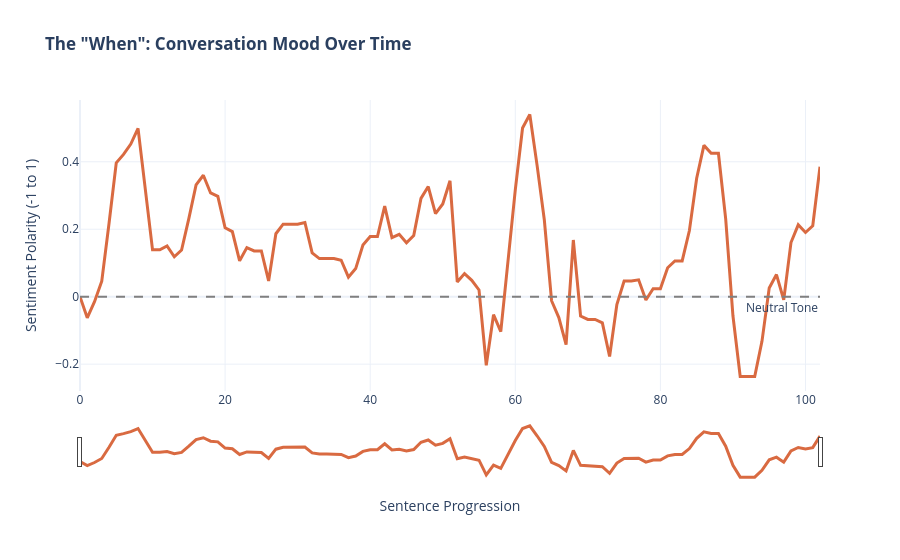

The cell this chart's notebook holds for it:
### Markdown cell above
## Phase 5: Interactive Visualizations (Plotly)

### Rationale & Methodology
While static charts are useful for printed reports, the high-dimensionality of NLP data requires interactive exploration. To allow end-users to interrogate the data directly, this phase utilizes `plotly.graph_objects` to build a suite of interactive UI widgets directly within the notebook environment. 

**Visualization 1: The "When" (Sentiment Trajectory with Range Slider)**
This line chart visualizes the 5-sentence rolling polarity of the conversation. 
* **Interactivity:** A range slider is included on the x-axis to allow users to zoom into specific temporal phases of the dinner party (e.g., isolating the icebreaker section). 
* **Tooltip Engineering:** Custom HTML hover-text was engineered so that hovering over any point on the line reveals the exact sentence text that generated the sentiment score, allowing for immediate contextual verification of statistical anomalies (like the "Spanx Disaster").

### Code cell
# 1. Engineer the Hover Text
# We wrap the text using HTML <br> tags so the tooltip doesn't stretch off the screen
df_sentiment['Wrapped_Text'] = df_sentiment['Text'].apply(
    lambda x: '<br>'.join(textwrap.wrap(x, width=60))
)

# 2. Initialize the Plotly Figure
fig1 = go.Figure()

# 3. Add the Rolling Average Line
fig1.add_trace(go.Scatter(
    x=df_sentiment['Sentence_Index'],
    y=df_sentiment['Rolling_Polarity'],
    mode='lines',
    name='5-Sentence Rolling Avg',
    line=dict(color='#D96A41', width=3), # Using your warm terracotta color
    
    # Customizing the hover tooltip
    hovertemplate=
    '<b>Sentence %{x}</b><br>' +
    '<b>Rolling Polarity:</b> %{y:.2f}<br>' +
    '<br><b>Exact Quote:</b><br><i>%{customdata}</i><extra></extra>',
    customdata=df_sentiment['Wrapped_Text']
))

# 4. Add the Neutral Baseline
fig1.add_hline(
    y=0, 
    line_dash="dash", 
    line_color="gray", 
    annotation_text="Neutral Tone", 
    annotation_position="bottom right"
)

# 5. Update Layout & Add Interactivity (Range Slider)
fig1.update_layout(
    title='<b>The "When": Conversation Mood Over Time</b>',
    xaxis_title='Sentence Progression',
    yaxis_title='Sentiment Polarity (-1 to 1)',
    template='plotly_white',
    hovermode="x unified",
    xaxis=dict(
        rangeslider=dict(visible=True), # This creates the interactive slider at the bottom!
        type="linear"
    )
)

# Render the interactive chart
fig1.show()

### Figure 1 — Plotly figure (JSON) as saved in the notebook; plotly's stock layout.template omitted (floating-point values rounded to 4 significant figures)
{"data": [{"customdata": ["Let's work through a hypothetical scenario.", "I am hosting a dinner party and can invite anyone from the<br>past or present.", "I want to have 10 guests and a mix of political figures,<br>entertainment stars, and highly respected professionals in<br>their field (i.e., economists, biologists, entrepreneurs,<br>etc.).", "Guests should be intelligent but approachable and have a<br>sense of humor such that conversations don't risk becoming<br>unbalanced and too serious.", "Can you provide me an ideal guest list of 10?", "This is a brilliant challenge.", "The key to a dinner party like this isn't just<br>\"greatness\"—it’s chemistry.", "You need people who are comfortable being the smartest<br>person in the room but have enough humility to pass the salt<br>and laugh at themselves.", "Here is an ideal guest list of 10 figures who bridge the gap<br>between profound brilliance and genuine wit.", "The Political Heavyweights (With a Wink) Benjamin Franklin:<br>The ultimate \"Renaissance Man.\"", "He was a diplomat and Founding Father, but also a notorious<br>prankster and wit.", "He’d keep the conversation flowing and likely offer to fix<br>your toaster (or reinvent it).", "Ann Richards: The former Governor of Texas was legendary for<br>her sharp tongue and \"white-hot\" humor.", "She could hold her own against any world leader while making<br>the entire table roar with laughter.", "The Entertainment & Cultural Icons Dolly Parton: Don't let<br>the rhinestones fool you; she is a master business mogul and<br>songwriter.", "Dolly is famously self-deprecating, approachable, and has a<br>way of making everyone feel like the most important person<br>in the room.", "Trevor Noah: He bridges the gap between global politics and<br>entertainment perfectly.", "He’s incredibly well-read on international affairs but views<br>the world through a lens of observational comedy that keeps<br>things light.", "The \"Mad Scientists\" & Naturalists Richard Feynman: A Nobel<br>Prize-winning physicist who also played the bongo drums and<br>loved cracking safes.", "He had a \"childlike curiosity\" and hated stuffiness, making<br>him the perfect person to explain quantum mechanics without<br>ruining the appetizers.", "Jane Goodall: You need someone to ground the table.", "Jane is one of the most respected biologists in history, but<br>she possesses a serene, dry sense of humor and incredible<br>stories that remind everyone of our connection to the world.", "The Business & Tech Visionaries Steve Wozniak:", "Unlike some \"intense\" tech founders, \"The Woz\" is a known<br>prankster who values fun as much as innovation.", "He’d be the one showing everyone a neat gadget he built out<br>of a calculator and a paperclip.", "Sara Blakely: The founder of Spanx is a master of \"failing<br>forward.\"", "She’s an elite entrepreneur who is refreshingly open about<br>her blunders and has a background in stand-up comedy—perfect<br>for keeping the \"entrepreneur talk\" from getting too<br>corporate.", "The Wise Generalists Maya Angelou:", "She was a poet, civil rights activist, and memoirist, but<br>she also had a deep, soulful laugh and a love for good food.", "She provides the \"emotional glue\" for the evening.", "Julia Child:", "Technically an \"entertainment star\" and a culinary<br>professional, but also a former OSS intelligence bridge.", "She was famously unpretentious; if the soufflé falls, she’d<br>just tell everyone to \"pick it up and put it back in!\"", "Why this mix works: Low Egos, High Intellect: Everyone here<br>has reached the top of their field but is famous for their<br>approachability.", "The \"Bridge\" Factor: Trevor Noah can talk to Ann Richards<br>about politics; Feynman can talk to Wozniak about<br>engineering; Julia Child can talk to Ben Franklin about...", "well, everything.", "Vibe Check: You have enough \"big\" personalities to keep the<br>energy up, but enough \"listeners\" (like Goodall and Angelou)<br>to ensure the table doesn't turn into a shouting match.", "Would you like me to help you design a three-course menu<br>that would satisfy this specific group of legends?", "Can you generate three \"hot potato\" questions to ask during<br>the dinner that will keep conversation interesting but also<br>humorous?", "To keep a table of this caliber engaged, you need questions<br>that are intellectually chewy but tonally light.", "These \"Hot Potato\" questions are designed to bounce around<br>the table, forcing a Nobel Prize winner to debate a country<br>music legend on equal footing.", "1.", "The \"Accidental Genius\" Prompt \"What is the most successful<br>or 'brilliant' thing you’ve ever done that was actually a<br>complete, embarrassing mistake?\" Why it works: This is the<br>ultimate equalizer.", "High-achievers like Sara Blakely (who started Spanx by<br>cutting the feet off pantyhose) and Richard Feynman (who won<br>a Nobel Prize because he started calculating the physics of<br>a wobbling cafeteria plate) will love this.", "It moves the conversation away from \"look how great I am\" to<br>\"look how lucky/clumsy I am,\" which builds instant rapport.", "2.", "The \"Interspecies Governance\" Prompt \"If we had to replace<br>the entire world's political leadership with a single<br>species of animal, which species would lead us into a<br>utopia, and which would lead us into immediate, hilarious<br>chaos?", "\" Why it works: This perfectly bridges the gap between your<br>guests.", "Jane Goodall can provide actual primate data; Ann Richards<br>and Trevor Noah can lampoon current political structures;<br>and Ben Franklin—who famously wanted the turkey to be the<br>national bird—would have a field day defending the honor of<br>the avian world.", "3.", "The \"Preemptive Mugshot\" Prompt \"If the police showed up at<br>this front door right now and arrested everyone at this<br>table without explanation, what would your closest friends<br>and family assume you finally got caught doing?\" Why it<br>works: This is the \"mischief\" question.", "It’s a playful way to let guests poke fun at their own<br>reputations.", "Dolly Parton might joke about a \"glitter-smuggling ring,\"<br>while Steve Wozniak might admit to a high-tech prank gone<br>wrong.", "It forces everyone to reveal a bit of their \"inner rebel\" in<br>a way that is inherently humorous and humanizing.", "Pro-Tip for the Host: If the conversation starts to lean too<br>heavily into one person’s expertise (e.g., Feynman gets too<br>deep into particle physics), use Julia Child as your \"reset<br>button.\"", "Simply ask: \"Julia, if Richard’s subatomic particles were an<br>ingredient in a sauce, would they be a thickening agent or a<br>garnish?\"", "It’s impossible to be stuffy when you're talking about<br>physics through the lens of gravy.", "Would you like me to draft a custom \"Icebreaker Menu\" card<br>for each guest that includes a personalized, funny trivia<br>fact about them?", "Can you create a sample, fake conversation that the first<br>hot potato question (\"Accidental Genius\" prompt) might<br>inspire?", "This is the moment the dinner party moves from \"polite<br>networking\" to \"legendary evening.\"", "Imagine the candles are flickering, Julia Child has just<br>served a perfectly imperfect duck l'orange, and you drop the<br>\"Accidental Genius\" question.", "Here is how that conversation might play out: The<br>\"Accidental Genius\" Round-Table The Host: \"Alright,<br>everyone, time for a 'Hot Potato.'", "What is the most successful thing you’ve ever done that was<br>actually a complete, embarrassing mistake?", "\" Sara Blakely: (Laughing immediately) \"Oh, I’ll take this.", "My entire billion-dollar company started because I was too<br>cheap to buy new clothes!", "I had these cream-colored pants and no 'smooth' underwear to<br>wear beneath them.", "I took a pair of scissors and cut the feet off my control-<br>top pantyhose.", "I spent the whole night with the legs rolling up my thighs<br>like window shades.", "It was a disaster, but I looked great in the pants.", "Thus, Spanx was born from a pair of ruined tights and a lack<br>of planning!\" Richard Feynman: (Leaning forward, eyes<br>twinkling) \"That’s high-level engineering, Sara!", "My Nobel Prize essentially started because I was bored in a<br>Cornell cafeteria.", "I saw a guy throw a dinner plate in the air like a Frisbee.", "I noticed the plate wobbled, but the red Cornell medallion<br>on the plate rotated faster than the wobble.", "I started calculating the motion just for the 'fun' of it.", "People thought I was doing deep, serious research.", "I was actually just avoidng my real work because I was<br>burned out.", "That 'cafeteria wobble' eventually led me to the equations<br>for quantum electrodynamics.", "\" Ann Richards: (Dryly) \"Richard, honey, only a man could<br>win a Nobel Prize for watching someone throw dishes.", "If a woman did that, we’d just call it 'Tuesday night with<br>the ex-husband'!", "\" The table erupts in laughter.", "Julia Child nearly spills her wine.", "Julia Child: \"Exactly!", "I once dropped a potato pancake directly onto the stove<br>during a live broadcast.", "I didn't have a backup, so I just scooped it up, plopped it<br>back in the pan, and told the audience, 'Remember, you are<br>alone in the kitchen, nobody can see you!'", "People wrote me letters for years saying it was a<br>'brilliant' lesson in culinary confidence.", "Truly, I was just terrified of losing a perfectly good<br>potato!\" Benjamin Franklin: \"Mistakes are the portals of<br>discovery, Julia.", "I once attempted to electrocute a turkey for a Christmas<br>gala—I thought the electricity would make the meat<br>uncommonly tender.", "Instead, I managed to shock myself into unconsciousness in<br>front of all my guests.", "When I woke up, they were all applauding, thinking I was<br>testing the limits of human conductivity.", "I didn't have the heart to tell them I was just a hungry man<br>with a very poor grip on a wire.", "\" Dolly Parton: (Giggling) \"Well, Ben, at least you had a<br>spark!", "I once entered a 'Dolly Parton Lookalike Contest' at a drag<br>club in Hollywood.", "I went totally over the top—higher hair, bigger everything.", "And I lost!", "To a man!", "It was the most embarrassing 'failure' of my life, but it<br>became my favorite story to tell.", "It taught me that nobody does 'Dolly' quite like a<br>professional, including me.", "\" Maya Angelou: (In her deep, melodic voice) \"You see?", "We are all just beautiful accidents waiting for a place to<br>happen.", "\" Why this works: The Power Dynamics: By starting with Sara<br>Blakely and Julia Child, you've established a \"no-judgment<br>zone\" where even the most successful people can admit to<br>being messy.", "The Pivot: Feynman and Franklin provide the intellectual<br>weight, showing that even \"Hard Science\" is often just a<br>series of lucky stumbles.", "The Closer: Dolly Parton and Maya Angelou bring it back to<br>the human element, ensuring the conversation feels warm<br>rather than competitive.", "Would you like me to create a \"Seating Chart\" for these 10<br>guests to ensure the best possible cross-table banter?"], "hovertemplate": "<b>Sentence %{x}</b><br><b>Rolling Polarity:</b> %{y:.2f}<br><br><b>Exact Quote:</b><br><i>%{customdata}</i><extra></extra>", "line": {"color": "#D96A41", "width": 3}, "mode": "lines", "name": "5-Sentence Rolling Avg", "type": "scatter", "x": [0, 1, 2, 3, 4, 5, 6, 7, 8, 9, 10, 11, 12, 13, 14, 15, 16, 17, 18, 19, 20, 21, 22, 23, 24, 25, 26, 27, 28, 29, 30, 31, 32, 33, 34, 35, 36, 37, 38, 39, 40, 41, 42, 43, 44, 45, 46, 47, 48, 49, 50, 51, 52, 53, 54, 55, 56, 57, 58, 59, 60, 61, 62, 63, 64, 65, 66, 67, 68, 69, 70, 71, 72, 73, 74, 75, 76, 77, 78, 79, 80, 81, 82, 83, 84, 85, 86, 87, 88, 89, 90, 91, 92, 93, 94, 95, 96, 97, 98, 99, 100, 101, 102], "y": [0.0, -0.0625, -0.015, 0.04604, 0.2168, 0.3968, 0.4218, 0.4525, 0.4989, 0.3189, 0.1389, 0.1389, 0.1506, 0.1183, 0.1383, 0.2317, 0.3317, 0.36, 0.3075, 0.2975, 0.2042, 0.1931, 0.1064, 0.1456, 0.1356, 0.1356, 0.04667, 0.1867, 0.215, 0.215, 0.215, 0.22, 0.13, 0.113, 0.113, 0.113, 0.108, 0.058, 0.08333, 0.1533, 0.1783, 0.1783, 0.2683, 0.175, 0.185, 0.16, 0.1814, 0.2914, 0.3264, 0.2464, 0.275, 0.3436, 0.04357, 0.06857, 0.04857, 0.02, -0.2033, -0.05333, -0.1033, 0.1167, 0.3167, 0.5, 0.54, 0.39, 0.228, -0.01197, -0.06197, -0.142, 0.168, -0.0575, -0.0675, -0.0675, -0.0775, -0.1775, -0.02333, 0.04667, 0.04667, 0.05, -0.01, 0.02333, 0.02333, 0.08583, 0.1061, 0.1061, 0.1961, 0.3511, 0.4486, 0.425, 0.425, 0.231, -0.0565, -0.2365, -0.2365, -0.2365, -0.1325, 0.02556, 0.06556, -0.009444, 0.1606, 0.2131, 0.1903, 0.2103, 0.3853]}], "layout": {"annotations": [{"showarrow": false, "text": "Neutral Tone", "x": 1, "xanchor": "right", "xref": "x domain", "y": 0, "yanchor": "top", "yref": "y"}], "autosize": true, "hovermode": "x unified", "shapes": [{"line": {"color": "gray", "dash": "dash"}, "type": "line", "x0": 0, "x1": 1, "xref": "x domain", "y0": 0, "y1": 0, "yref": "y"}], "title": {"text": "<b>The \"When\": Conversation Mood Over Time</b>"}, "xaxis": {"autorange": true, "range": [0, 102], "rangeslider": {"autorange": true, "range": [0, 102], "visible": true, "yaxis": {"_template": null, "rangemode": "match"}}, "title": {"text": "Sentence Progression"}, "type": "linear"}, "yaxis": {"autorange": true, "range": [-0.2796, 0.5831], "title": {"text": "Sentiment Polarity (-1 to 1)"}, "type": "linear"}}}
